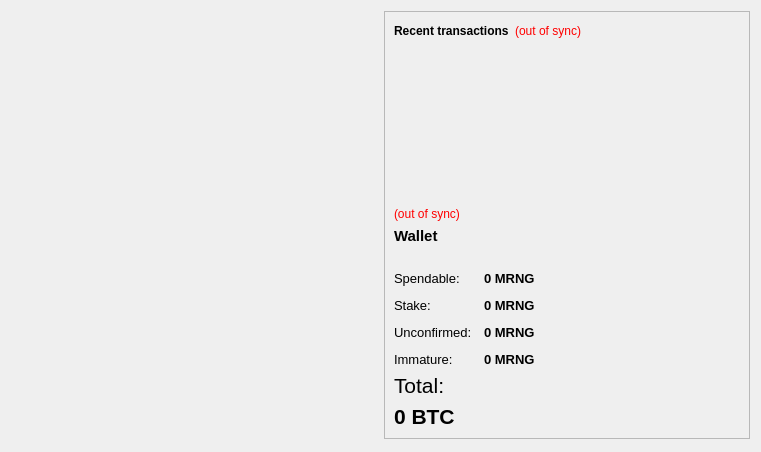
<?xml version="1.0" encoding="UTF-8"?>
<ui version="4.0">
 <class>OverviewPage</class>
 <widget class="QWidget" name="OverviewPage">
  <property name="geometry">
   <rect>
    <x>0</x>
    <y>0</y>
    <width>761</width>
    <height>452</height>
   </rect>
  </property>
  <property name="windowTitle">
   <string>Form</string>
  </property>
  <layout class="QHBoxLayout" name="horizontalLayout" stretch="1,1">
   <item>
    <layout class="QVBoxLayout" name="verticalLayout_2">
     <item>
      <widget class="QFrame" name="frame">
       <property name="frameShape">
        <enum>QFrame::NoFrame</enum>
       </property>
       <property name="frameShadow">
        <enum>QFrame::Raised</enum>
       </property>
       <property name="lineWidth">
        <number>0</number>
       </property>
       <layout class="QVBoxLayout" name="verticalLayout_4">
        <item>
         <layout class="QHBoxLayout" name="horizontalLayout_4"/>
        </item>
       </layout>
      </widget>
     </item>
     <item>
      <spacer name="verticalSpacer">
       <property name="orientation">
        <enum>Qt::Vertical</enum>
       </property>
       <property name="sizeHint" stdset="0">
        <size>
         <width>20</width>
         <height>40</height>
        </size>
       </property>
      </spacer>
     </item>
    </layout>
   </item>
   <item>
    <layout class="QVBoxLayout" name="verticalLayout_3">
     <item>
      <widget class="QFrame" name="frame_2">
       <property name="frameShape">
        <enum>QFrame::StyledPanel</enum>
       </property>
       <property name="frameShadow">
        <enum>QFrame::Raised</enum>
       </property>
       <layout class="QVBoxLayout" name="verticalLayout">
        <item>
         <layout class="QHBoxLayout" name="horizontalLayout_2">
          <item>
           <widget class="QLabel" name="label_4">
            <property name="text">
             <string>&lt;b&gt;Recent transactions&lt;/b&gt;</string>
            </property>
           </widget>
          </item>
          <item>
           <widget class="QLabel" name="labelTransactionsStatus">
            <property name="toolTip">
             <string>The displayed information may be out of date. Your wallet automatically synchronizes with the morningstar network after a connection is established, but this process has not completed yet.</string>
            </property>
            <property name="styleSheet">
             <string notr="true">QLabel { color: red; }</string>
            </property>
            <property name="text">
             <string notr="true">(out of sync)</string>
            </property>
            <property name="alignment">
             <set>Qt::AlignRight|Qt::AlignTrailing|Qt::AlignVCenter</set>
            </property>
           </widget>
          </item>
          <item>
           <spacer name="horizontalSpacer">
            <property name="orientation">
             <enum>Qt::Horizontal</enum>
            </property>
            <property name="sizeHint" stdset="0">
             <size>
              <width>40</width>
              <height>20</height>
             </size>
            </property>
           </spacer>
          </item>
         </layout>
        </item>
        <item>
         <widget class="QListView" name="listTransactions">
          <property name="styleSheet">
           <string notr="true">QListView { background: transparent; }</string>
          </property>
          <property name="frameShape">
           <enum>QFrame::NoFrame</enum>
          </property>
          <property name="verticalScrollBarPolicy">
           <enum>Qt::ScrollBarAlwaysOff</enum>
          </property>
          <property name="horizontalScrollBarPolicy">
           <enum>Qt::ScrollBarAlwaysOff</enum>
          </property>
          <property name="selectionMode">
           <enum>QAbstractItemView::NoSelection</enum>
          </property>
         </widget>
        </item>
        <item>
         <widget class="QLabel" name="labelWalletStatus">
          <property name="toolTip">
           <string>The displayed information may be out of date. Your wallet automatically synchronizes with the morningstar network after a connection is established, but this process has not completed yet.</string>
          </property>
          <property name="styleSheet">
           <string notr="true">QLabel { color: red; }</string>
          </property>
          <property name="text">
           <string notr="true">(out of sync)</string>
          </property>
          <property name="alignment">
           <set>Qt::AlignLeading|Qt::AlignLeft|Qt::AlignVCenter</set>
          </property>
         </widget>
        </item>
        <item>
         <widget class="QLabel" name="label_5">
          <property name="font">
           <font>
            <pointsize>11</pointsize>
            <weight>75</weight>
            <bold>true</bold>
           </font>
          </property>
          <property name="text">
           <string>Wallet</string>
          </property>
         </widget>
        </item>
        <item>
         <spacer name="horizontalSpacer_2">
          <property name="orientation">
           <enum>Qt::Horizontal</enum>
          </property>
          <property name="sizeHint" stdset="0">
           <size>
            <width>40</width>
            <height>20</height>
           </size>
          </property>
         </spacer>
        </item>
        <item>
         <layout class="QFormLayout" name="formLayout_2">
          <property name="fieldGrowthPolicy">
           <enum>QFormLayout::AllNonFixedFieldsGrow</enum>
          </property>
          <property name="horizontalSpacing">
           <number>12</number>
          </property>
          <property name="verticalSpacing">
           <number>12</number>
          </property>
          <item row="0" column="0">
           <widget class="QLabel" name="label">
            <property name="font">
             <font>
              <pointsize>10</pointsize>
             </font>
            </property>
            <property name="text">
             <string>Spendable:</string>
            </property>
           </widget>
          </item>
          <item row="0" column="1">
           <widget class="QLabel" name="labelBalance">
            <property name="font">
             <font>
              <pointsize>10</pointsize>
              <weight>75</weight>
              <bold>true</bold>
             </font>
            </property>
            <property name="cursor">
             <cursorShape>IBeamCursor</cursorShape>
            </property>
            <property name="toolTip">
             <string>Your current spendable balance</string>
            </property>
            <property name="text">
             <string notr="true">0 MRNG</string>
            </property>
            <property name="textInteractionFlags">
             <set>Qt::LinksAccessibleByMouse|Qt::TextSelectableByKeyboard|Qt::TextSelectableByMouse</set>
            </property>
           </widget>
          </item>
          <item row="1" column="0">
           <widget class="QLabel" name="label_6">
            <property name="font">
             <font>
              <pointsize>10</pointsize>
             </font>
            </property>
            <property name="text">
             <string>Stake:</string>
            </property>
           </widget>
          </item>
          <item row="1" column="1">
           <widget class="QLabel" name="labelStake">
            <property name="font">
             <font>
              <pointsize>10</pointsize>
              <weight>75</weight>
              <bold>true</bold>
             </font>
            </property>
            <property name="cursor">
             <cursorShape>IBeamCursor</cursorShape>
            </property>
            <property name="toolTip">
             <string>Total number of tokens that were staked, and do not yet count toward the current balance</string>
            </property>
            <property name="text">
             <string notr="true">0 MRNG</string>
            </property>
            <property name="textInteractionFlags">
             <set>Qt::LinksAccessibleByMouse|Qt::TextSelectableByKeyboard|Qt::TextSelectableByMouse</set>
            </property>
           </widget>
          </item>
          <item row="2" column="0">
           <widget class="QLabel" name="label_3">
            <property name="font">
             <font>
              <pointsize>10</pointsize>
             </font>
            </property>
            <property name="text">
             <string>Unconfirmed:</string>
            </property>
           </widget>
          </item>
          <item row="2" column="1">
           <widget class="QLabel" name="labelUnconfirmed">
            <property name="font">
             <font>
              <pointsize>10</pointsize>
              <weight>75</weight>
              <bold>true</bold>
             </font>
            </property>
            <property name="cursor">
             <cursorShape>IBeamCursor</cursorShape>
            </property>
            <property name="toolTip">
             <string>Total of transactions that have yet to be confirmed, and do not yet count toward the current balance</string>
            </property>
            <property name="text">
             <string notr="true">0 MRNG</string>
            </property>
            <property name="textInteractionFlags">
             <set>Qt::LinksAccessibleByMouse|Qt::TextSelectableByKeyboard|Qt::TextSelectableByMouse</set>
            </property>
           </widget>
          </item>
          <item row="3" column="0">
           <widget class="QLabel" name="labelImmatureText">
            <property name="font">
             <font>
              <pointsize>10</pointsize>
             </font>
            </property>
            <property name="text">
             <string>Immature:</string>
            </property>
           </widget>
          </item>
          <item row="3" column="1">
           <widget class="QLabel" name="labelImmature">
            <property name="font">
             <font>
              <pointsize>10</pointsize>
              <weight>75</weight>
              <bold>true</bold>
             </font>
            </property>
            <property name="toolTip">
             <string>Mined balance that has not yet matured</string>
            </property>
            <property name="text">
             <string notr="true">0 MRNG</string>
            </property>
            <property name="textInteractionFlags">
             <set>Qt::LinksAccessibleByMouse|Qt::TextSelectableByKeyboard|Qt::TextSelectableByMouse</set>
            </property>
           </widget>
          </item>
         </layout>
        </item>
        <item>
         <widget class="QLabel" name="labelTotalText">
          <property name="font">
           <font>
            <family>Arial</family>
            <pointsize>16</pointsize>
           </font>
          </property>
          <property name="text">
           <string>Total:</string>
          </property>
         </widget>
        </item>
        <item>
         <widget class="QLabel" name="labelTotal">
          <property name="font">
           <font>
            <family>Arial</family>
            <pointsize>16</pointsize>
            <weight>75</weight>
            <bold>true</bold>
           </font>
          </property>
          <property name="cursor">
           <cursorShape>IBeamCursor</cursorShape>
          </property>
          <property name="toolTip">
           <string>Your current total balance</string>
          </property>
          <property name="text">
           <string notr="true">0 BTC</string>
          </property>
          <property name="textInteractionFlags">
           <set>Qt::LinksAccessibleByMouse|Qt::TextSelectableByKeyboard|Qt::TextSelectableByMouse</set>
          </property>
         </widget>
        </item>
       </layout>
      </widget>
     </item>
     <item>
      <spacer name="verticalSpacer_2">
       <property name="orientation">
        <enum>Qt::Vertical</enum>
       </property>
       <property name="sizeHint" stdset="0">
        <size>
         <width>20</width>
         <height>40</height>
        </size>
       </property>
      </spacer>
     </item>
    </layout>
   </item>
  </layout>
 </widget>
 <resources/>
 <connections/>
</ui>
